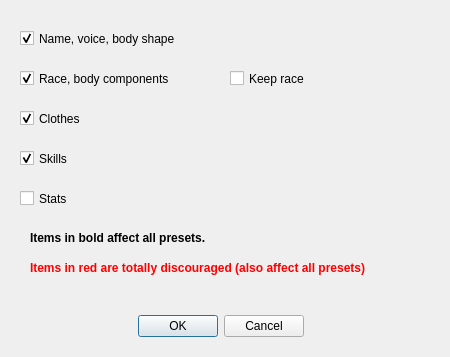
<?xml version="1.0" encoding="UTF-8"?>
<ui version="4.0">
 <class>X2mCacComponentsDialog</class>
 <widget class="QDialog" name="X2mCacComponentsDialog">
  <property name="geometry">
   <rect>
    <x>0</x>
    <y>0</y>
    <width>450</width>
    <height>357</height>
   </rect>
  </property>
  <property name="windowTitle">
   <string>Dialog</string>
  </property>
  <widget class="QDialogButtonBox" name="buttonBox">
   <property name="geometry">
    <rect>
     <x>0</x>
     <y>310</y>
     <width>441</width>
     <height>32</height>
    </rect>
   </property>
   <property name="orientation">
    <enum>Qt::Horizontal</enum>
   </property>
   <property name="standardButtons">
    <set>QDialogButtonBox::Cancel|QDialogButtonBox::Ok</set>
   </property>
   <property name="centerButtons">
    <bool>true</bool>
   </property>
  </widget>
  <widget class="QCheckBox" name="basicCheck">
   <property name="geometry">
    <rect>
     <x>20</x>
     <y>30</y>
     <width>361</width>
     <height>17</height>
    </rect>
   </property>
   <property name="text">
    <string>Name, voice, body shape</string>
   </property>
   <property name="checked">
    <bool>true</bool>
   </property>
  </widget>
  <widget class="QCheckBox" name="compCheck">
   <property name="geometry">
    <rect>
     <x>20</x>
     <y>70</y>
     <width>161</width>
     <height>17</height>
    </rect>
   </property>
   <property name="text">
    <string>Race, body components</string>
   </property>
   <property name="checked">
    <bool>true</bool>
   </property>
  </widget>
  <widget class="QCheckBox" name="clothesCheck">
   <property name="geometry">
    <rect>
     <x>20</x>
     <y>110</y>
     <width>361</width>
     <height>17</height>
    </rect>
   </property>
   <property name="text">
    <string>Clothes</string>
   </property>
   <property name="checked">
    <bool>true</bool>
   </property>
  </widget>
  <widget class="QCheckBox" name="skillsCheck">
   <property name="geometry">
    <rect>
     <x>20</x>
     <y>150</y>
     <width>70</width>
     <height>17</height>
    </rect>
   </property>
   <property name="text">
    <string>Skills</string>
   </property>
   <property name="checked">
    <bool>true</bool>
   </property>
  </widget>
  <widget class="QCheckBox" name="statsCheck">
   <property name="geometry">
    <rect>
     <x>20</x>
     <y>190</y>
     <width>70</width>
     <height>17</height>
    </rect>
   </property>
   <property name="text">
    <string>Stats</string>
   </property>
  </widget>
  <widget class="QCheckBox" name="keepRaceCheck">
   <property name="geometry">
    <rect>
     <x>230</x>
     <y>70</y>
     <width>211</width>
     <height>17</height>
    </rect>
   </property>
   <property name="text">
    <string>Keep race</string>
   </property>
  </widget>
  <widget class="QLabel" name="label">
   <property name="geometry">
    <rect>
     <x>30</x>
     <y>230</y>
     <width>201</width>
     <height>16</height>
    </rect>
   </property>
   <property name="text">
    <string>&lt;html&gt;&lt;head/&gt;&lt;body&gt;&lt;p&gt;&lt;span style=&quot; font-weight:600;&quot;&gt;Items in bold affect all presets.&lt;/span&gt;&lt;/p&gt;&lt;/body&gt;&lt;/html&gt;</string>
   </property>
  </widget>
  <widget class="QLabel" name="label_2">
   <property name="geometry">
    <rect>
     <x>30</x>
     <y>260</y>
     <width>361</width>
     <height>16</height>
    </rect>
   </property>
   <property name="text">
    <string>&lt;html&gt;&lt;head/&gt;&lt;body&gt;&lt;p&gt;&lt;span style=&quot; font-weight:600; color:#ff0000;&quot;&gt;Items in red are totally discouraged (also affect all presets)&lt;/span&gt;&lt;/p&gt;&lt;/body&gt;&lt;/html&gt;</string>
   </property>
  </widget>
 </widget>
 <resources/>
 <connections>
  <connection>
   <sender>buttonBox</sender>
   <signal>accepted()</signal>
   <receiver>X2mCacComponentsDialog</receiver>
   <slot>accept()</slot>
   <hints>
    <hint type="sourcelabel">
     <x>248</x>
     <y>254</y>
    </hint>
    <hint type="destinationlabel">
     <x>157</x>
     <y>274</y>
    </hint>
   </hints>
  </connection>
  <connection>
   <sender>buttonBox</sender>
   <signal>rejected()</signal>
   <receiver>X2mCacComponentsDialog</receiver>
   <slot>reject()</slot>
   <hints>
    <hint type="sourcelabel">
     <x>316</x>
     <y>260</y>
    </hint>
    <hint type="destinationlabel">
     <x>286</x>
     <y>274</y>
    </hint>
   </hints>
  </connection>
 </connections>
</ui>
